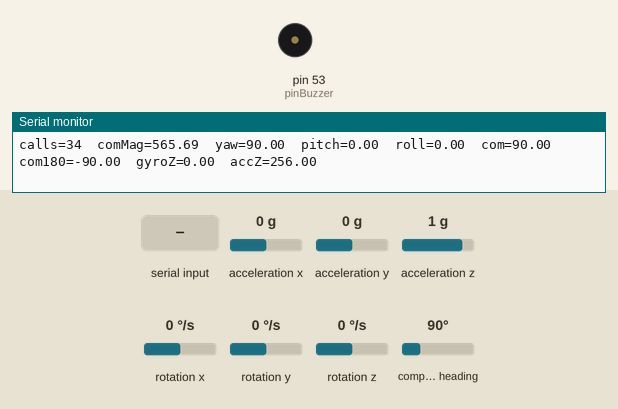
Recording of a sketch running on a simulated Arduino Mega 2560, built with avr-gcc and run on an emulated ATmega2560. Shown: buzzer (waves = sounding), the last lines printed to the serial monitor. Wiring (inferred from the names in the program): L3G4200D gyroscope at I2C address 0x69; HMC5883L compass at I2C address 0x1E; ADXL345 accelerometer at I2C address 0x53. Inputs (shaded band) come from the test bench; at power-on: compass heading 90°, acceleration x 0 g, acceleration y 0 g, acceleration z 1 g, rotation x 0 °/s, rotation y 0 °/s, rotation z 0 °/s. EEPROM starts erased.

Above: at 3.2 s.
3.3 s: "a" received over Serial
At 4.2 s:
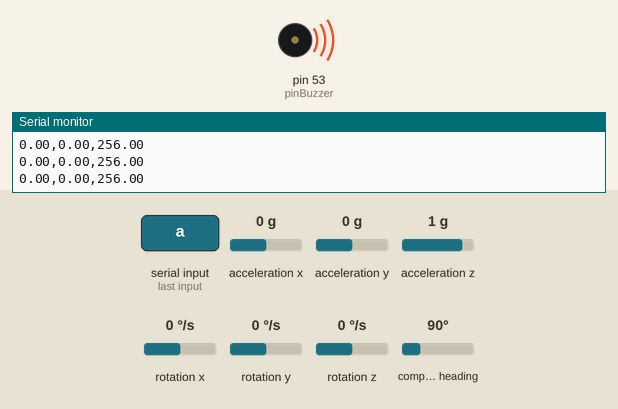
5.9 s: "c" received over Serial
At 7.1 s:
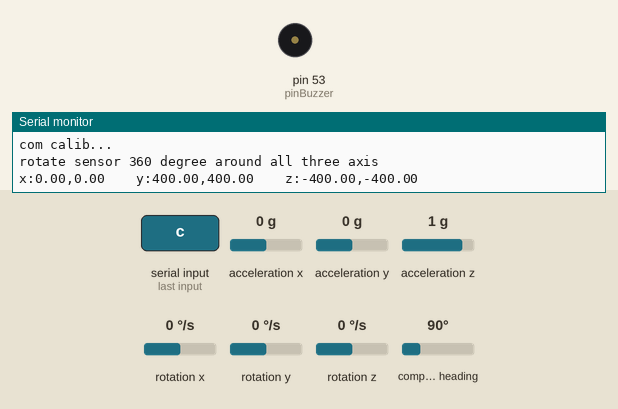
7.4 s: compass heading set to 7°
At 7.8 s:
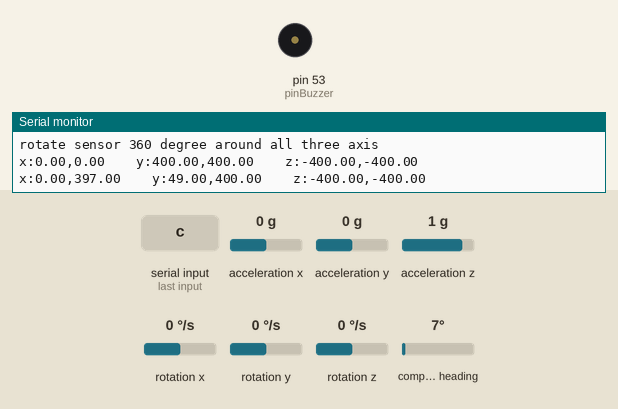
8.9 s: "c" received over Serial
At 9.7 s:
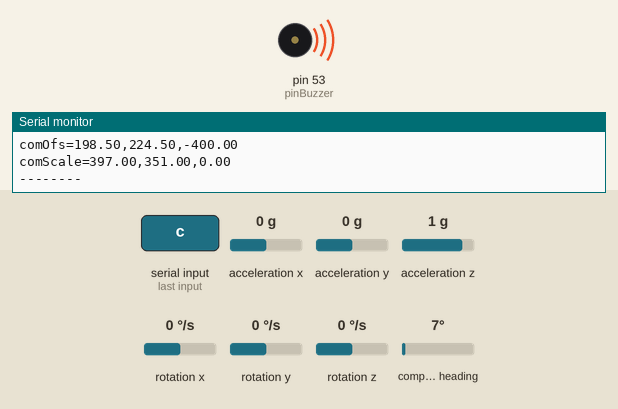
Timing chart, 0 to 11.9 s (numbered marks = the images above; inputs shaded):
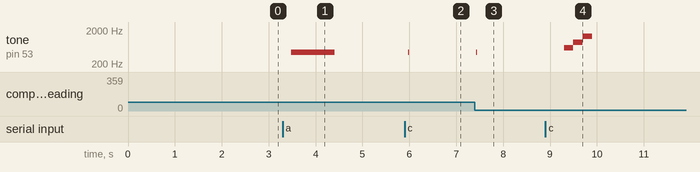

Measured:
- after the input at 3.3 s, tone on pin 53 (pinBuzzer): silent → 440 Hz after 0.18 s, → silent 0.93 s later
- after the input at 5.9 s, tone on pin 53 (pinBuzzer): silent → 440 Hz after 0.07 s, → silent 0.03 s later
- after the input at 7.4 s, tone on pin 53 (pinBuzzer): silent → 440 Hz at once, → silent 0.03 s later
- after the input at 8.9 s, tone on pin 53 (pinBuzzer): silent → 600 Hz after 0.40 s, → 880 Hz 0.20 s later, → 1320 Hz 0.20 s later, → silent 0.20 s later

The sketch:

imuahrs.ino
```cpp
/* IMU AHRS test
   Arduino Mega
 */

#include <Arduino.h>
#include <Wire.h>
#ifdef __AVR__
  // Arduino Mega
  #include <EEPROM.h>
#else
  // Arduino Due
  #include "due.h"
#endif

#include "drivers.h"
#include "imu.h"


#define pinBuzzer 53

IMU imu;
unsigned long nextTime = 0;

void printMenu(){
  Console.println("Press a for acc calibration next axis");
  Console.println("Press c for com calibration start/stop");
  delay(1000);
}

void setup()  {
  Wire.begin();
  Console.begin(19200);

  delay(100);
  Console.println("START");
  imu.init(pinBuzzer);
  printMenu();
}

void loop()  {
  imu.update();
  if (millis() >= nextTime){
    nextTime = millis() + 200;
    if (Console.available() > 0){
      char ch = (char)Console.read();
      if (ch == 'a') imu.calibAccNextAxis();
      else if (ch == 'c') imu.calibComStartStop();
    }
    if (imu.state == IMU_RUN){
      Console.print("calls=");
      Console.print(imu.getCallCounter());
      Console.print("\tcomMag=");
      Console.print(sqrt(sq(imu.com.x)+sq(imu.com.y)+sq(imu.com.z)));
      Console.print("\tyaw=");
      Console.print(imu.ypr.yaw/PI*180.0);
      Console.print("\tpitch=");
      Console.print(imu.ypr.pitch/PI*180.0);
      Console.print("\troll=");
      Console.print(imu.ypr.roll/PI*180.0);
      Console.print("\tcom=");
      Console.print(imu.comYaw/PI*180.0);
      Console.print("\tcom180=");
      Console.print(imu.scalePI(imu.comYaw+PI)/PI*180.0);
      Console.print("\tgyroZ=");
      Console.print(imu.gyro.z);
      Console.print("\taccZ=");
      Console.print(imu.acc.z);
      /*Console.print(imu.com.x);
      Console.print(",");
      Console.print(imu.com.y);
      Console.print(",");
      Console.print(imu.com.z);            */
      Console.println();
    }
  }
}
```

due.cpp
```cpp
// (licence header left out)
#ifndef __AVR__

// Arduino Due compatibility wrappers

#include <Arduino.h>
#include "due.h"
#include "drivers.h"

#include "flash_efc.h"
#include <chip.h>

// 1Kb of data
#define DATA_LENGTH   ((IFLASH1_PAGE_SIZE/sizeof(byte))*4)

// choose a start address that's offset to show that it doesn't have to be on a page boundary
#define  FLASH_START  ((byte *)IFLASH1_ADDR)

//  FLASH_DEBUG can be enabled to get debugging information displayed.
#define FLASH_DEBUG 1

#ifdef FLASH_DEBUG
#define _FLASH_DEBUG(x) Console.print(x);
#else
#define _FLASH_DEBUG(x)
#endif


DueFlash EEPROM;


DueFlash::DueFlash() {
  uint32_t retCode;

  /* Initialize flash: 6 wait states for flash writing. */
  retCode = flash_init(FLASH_ACCESS_MODE_128, 6);
  if (retCode != FLASH_RC_OK) {
    _FLASH_DEBUG("Flash init failed\n");
  }
}

byte DueFlash::read(uint32_t address) {
  return FLASH_START[address];
}
byte* DueFlash::readAddress(uint32_t address) {
  return FLASH_START+address;
}

boolean DueFlash::write(uint32_t address, byte value) {
  uint32_t retCode;
  uint32_t byteLength = 1;
  byte *data;

  retCode = flash_unlock((uint32_t)FLASH_START+address, (uint32_t)FLASH_START+address + byteLength - 1, 0, 0);
  if (retCode != FLASH_RC_OK) {
    _FLASH_DEBUG("Failed to unlock flash for write\n");
    return false;
  }

  // write data
  retCode = flash_write((uint32_t)FLASH_START+address, &value, byteLength, 1);
  //retCode = flash_write((uint32_t)FLASH_START, data, byteLength, 1);

  if (retCode != FLASH_RC_OK) {
    _FLASH_DEBUG("Flash write failed\n");
    return false;
  }

  // Lock page
  retCode = flash_lock((uint32_t)FLASH_START+address, (uint32_t)FLASH_START+address + byteLength - 1, 0, 0);
  if (retCode != FLASH_RC_OK) {
    _FLASH_DEBUG("Failed to lock flash page\n");
    return false;
  }
  return true;
}

boolean DueFlash::write(uint32_t address, byte *data, uint32_t dataLength) {
  uint32_t retCode;

  if ((uint32_t)FLASH_START+address < IFLASH1_ADDR) {
    _FLASH_DEBUG("Flash write address too low\n");
    return false;
  }

  if ((uint32_t)FLASH_START+address >= (IFLASH1_ADDR + IFLASH1_SIZE)) {
    _FLASH_DEBUG("Flash write address too high\n");
    return false;
  }

  if (((uint32_t)FLASH_START+address & 3) != 0) {
    _FLASH_DEBUG("Flash start address must be on four byte boundary\n");
    return false;
  }

  // Unlock page
  retCode = flash_unlock((uint32_t)FLASH_START+address, (uint32_t)FLASH_START+address + dataLength - 1, 0, 0);
  if (retCode != FLASH_RC_OK) {
    _FLASH_DEBUG("Failed to unlock flash for write\n");
    return false;
  }

  // write data
  retCode = flash_write((uint32_t)FLASH_START+address, data, dataLength, 1);

  if (retCode != FLASH_RC_OK) {
    _FLASH_DEBUG("Flash write failed\n");
    return false;
  }

  // Lock page
    retCode = flash_lock((uint32_t)FLASH_START+address, (uint32_t)FLASH_START+address + dataLength - 1, 0, 0);
  if (retCode != FLASH_RC_OK) {
    _FLASH_DEBUG("Failed to lock flash page\n");
    return false;
  }
  return true;
}


/*
 alternative: http://paste.ubuntu.com/5703102/

 http://forum.arduino.cc/index.php/topic,136500.0.html
 Tone generator
 v1  use timer, and toggle any digital pin in ISR
   funky duration from arduino version
   TODO use FindMckDivisor?
   timer selected will preclude using associated pins for PWM etc.
    could also do timer/pwm hardware toggle where caller controls duration
*/


// timers TC0 TC1 TC2   channels 0-2 ids 0-2  3-5  6-8     AB 0 1
// use TC2 channel 0
#define TONE_TIMER TC2
#define TONE_CHNL 0
#define TONE_IRQ TC6_IRQn

// TIMER_CLOCK4   84MHz/128 with 16 bit counter give 10 Hz to 656KHz
//  piano 27Hz to 4KHz

static uint8_t pinEnabled[PINS_COUNT];
static uint8_t TCChanEnabled = 0;
static boolean pin_state = false ;
static Tc *chTC = TONE_TIMER;
static uint32_t chNo = TONE_CHNL;

volatile static int32_t toggle_count;
static uint32_t tone_pin;

// frequency (in hertz) and duration (in milliseconds).

void tone(uint32_t ulPin, uint32_t frequency, int32_t duration)
{
		const uint32_t rc = VARIANT_MCK / 256 / frequency;
		tone_pin = ulPin;
		toggle_count = 0;  // strange  wipe out previous duration
		if (duration > 0 ) toggle_count = 2 * frequency * duration / 1000;
		 else toggle_count = -1;

		if (!TCChanEnabled) {
 			pmc_set_writeprotect(false);
			pmc_enable_periph_clk((uint32_t)TONE_IRQ);
			TC_Configure(chTC, chNo,
				TC_CMR_TCCLKS_TIMER_CLOCK4 |
				TC_CMR_WAVE |         // Waveform mode
				TC_CMR_WAVSEL_UP_RC ); // Counter running up and reset when equals to RC

			chTC->TC_CHANNEL[chNo].TC_IER=TC_IER_CPCS;  // RC compare interrupt
			chTC->TC_CHANNEL[chNo].TC_IDR=~TC_IER_CPCS;
			 NVIC_EnableIRQ(TONE_IRQ);
                         TCChanEnabled = 1;
		}
		if (!pinEnabled[ulPin]) {
			pinMode(ulPin, OUTPUT);
			pinEnabled[ulPin] = 1;
		}
		TC_Stop(chTC, chNo);
                TC_SetRC(chTC, chNo, rc);    // set frequency
		TC_Start(chTC, chNo);
}

void noTone(uint32_t ulPin)
{
	TC_Stop(chTC, chNo);  // stop timer
	digitalWrite(ulPin,LOW);  // no signal on pin
}


// http://forum.arduino.cc/index.php?topic=130423.15;wap2

// timer ISR  TC2 ch 0
void TC6_Handler ( void ) {
	TC_GetStatus(TC2, 0);
	if (toggle_count != 0){
		// toggle pin  TODO  better
		digitalWrite(tone_pin,pin_state= !pin_state);
		if (toggle_count > 0) toggle_count--;
	} else {
		noTone(tone_pin);
	}
}

#endif // #ifndef __AVR__
```

imu.h
```cpp
// (licence header left out)
/* pitch/roll and heading estimation (IMU sensor fusion)
   requires: GY-80 module (L3G4200D, ADXL345B, HMC5883L)

How to use it (example):
  1. initialize IMU:                 IMU imu;  imu.init();
  2. read IMU (yaw/pitch/roll:       Serial.println( imu.ypr.yaw );
*/


#ifndef IMU_H
#define IMU_H

#include <Arduino.h>

// IMU state
enum { IMU_RUN, IMU_CAL_COM };


struct point_int_t {
  int16_t x;
  int16_t y;
  int16_t z;
};
typedef struct point_int_t point_int_t;

struct point_long_t {
  long x;
  long y;
  long z;
};
typedef struct point_long_t point_long_t;

struct point_float_t {
  float x;
  float y;
  float z;
};
typedef struct point_float_t point_float_t;

struct ypr_t {
  float yaw;
  float pitch;
  float roll;
};
typedef struct ypr_t ypr_t;


class IMU
{
public:
  IMU();
  boolean init(int aPinBuzzer);
  void update();
  int getCallCounter();
  int getErrorCounter();
  void deleteCalib();
  int callCounter;
  int errorCounter;
  boolean hardwareInitialized;
  byte state;
  unsigned long lastAHRSTime;
  unsigned long now;
  ypr_t ypr;  // gyro yaw,pitch,roll
  // --------- gyro state -----------------------------
  point_float_t gyro;   // gyro sensor data (degree)
  point_float_t gyroOfs; // gyro calibration data
  float gyroNoise ;      // gyro noise
  int gyroCounter ;
  boolean useGyroCalibration ; // gyro calibration flag
  unsigned long lastGyroTime;
  // --------- acceleration state ---------------------
  point_float_t acc;  // acceleration sensor data
  point_float_t accGrav;  // acceleration sensor data (gravity corrected)
  point_float_t accMin;
  point_float_t accMax;
  int accelCounter ;
  boolean useAccCalibration ;
  float accPitch ;
  float accRoll ;
  point_float_t accOfs;
  point_float_t accScale;
  int calibAccAxisCounter;
  // calibrate acceleration sensor
  boolean calibAccNextAxis();
  boolean calibrationAvail;
  // --------- compass state --------------------------
  point_float_t com; // compass sensor data (raw)
  point_float_t comLast;
  point_float_t comMin; // compass sensor data (raw)
  point_float_t comMax; // compass sensor data (raw)
  point_float_t comTilt; // compass sensor data (tilt corrected)
  point_float_t comOfs;
  point_float_t comScale;
  float comYaw;         // compass heading (radiant, raw)
  boolean useComCalibration;
  // calibrate compass sensor
  void calibComStartStop();
  void calibComUpdate();
  boolean newMinMaxFound();
  // --------------------------------------------------
  // helpers
  float scalePI(float v);
  float scale180(float v);
  float distancePI(float x, float w);
  float distance180(float x, float w);
  float fusionPI(float w, float a, float b);
private:
  void read();
  void loadSaveCalib(boolean readflag);
  void calibGyro();
  void loadCalib();
  // print IMU values
  void printPt(point_float_t p);
  void printCalib();
  void saveCalib();
  float sermin(float oldvalue, float newvalue);
  float sermax(float oldvalue, float newvalue);
  // hardware
  void initADXL345B();
  boolean initL3G4200D();
  void initHMC5883L();
  void readL3G4200D(boolean useTa);
  void readADXL345B();
  void readHMC5883L();
  boolean foundNewMinMax;
  int pinBuzzer;
};


#endif
```

drivers.h
```cpp
// (licence header left out)
// drivers (motor driver, sensor drivers, etc.)

#ifndef DRIVERS_H
#define DRIVERS_H

#include <Arduino.h>
#ifdef __AVR__
  // Arduino Mega
  #include <EEPROM.h>
  #define Console Serial
  #define Bluetooth Serial2
#else
  // Arduino Due
  #include "due.h"
   // Due has two serial ports: Native (SerialUSB) and Programming (Serial) - we want to use 'SerialUSB' for 'Console'
  #define Console SerialUSB
  #define Bluetooth Serial2
#endif


// ultrasonic sensor max echo time (WARNING: do not set too high, it consumes CPU time!)
#define MAX_ECHO_TIME 3000
#define NO_ECHO 0

// I2C addresses
#define STEPPER_ADDRESS 0xBB
#define DS1307_ADDRESS B1101000


// ---------- date time --------------------------------------

extern char *dayOfWeek[];

struct timehm_t {
  byte hour;
  byte minute;
};

typedef struct timehm_t timehm_t;

struct date_t {
  byte dayOfWeek;
  byte day;
  byte month;
  short year;
};

typedef struct date_t date_t;

struct datetime_t {
  timehm_t time;
  date_t date;
};

typedef struct datetime_t datetime_t;

// ---------- timers --------------------------------------
struct ttimer_t {
  boolean active;
  timehm_t startTime;
  timehm_t stopTime;
  byte daysOfWeek;
};

typedef struct ttimer_t ttimer_t;


// ---- other ----------------------------------


// returns sign of variable (-1, 0, +1)
template <typename T> int sign(T val) {
    return (T(0) < val) - (val < T(0));
}

// ---------- EEPROM helpers ----------------------------------

template <class T> int eewrite(int &ee, const T& value)
{
    const byte* p = (const byte*)(const void*)&value;
    unsigned int i;
    for (i = 0; i < sizeof(value); i++)
          EEPROM.write(ee++, *p++);
    return i;
}

template <class T> int eeread(int &ee, T& value)
{
    byte* p = (byte*)(void*)&value;
    unsigned int i;
    for (i = 0; i < sizeof(value); i++)
          *p++ = EEPROM.read(ee++);
    return i;
}

template <class T> int eereadwrite(boolean readflag, int &ee, T& value)
{
    byte* p = (byte*)(void*)&value;
    unsigned int i;
    for (i = 0; i < sizeof(value); i++)
    {
       if (readflag) *p++ = EEPROM.read(ee++);
         else EEPROM.write(ee++, *p++);
    }
    return i;
}


// ---------- driver functions ----------------------------------

int freeRam();

// print helpers
void StreamPrint_progmem(Print &out,PGM_P format,...);
#define Serialprint(format, ...) StreamPrint_progmem(Serial,PSTR(format),##__VA_ARGS__)
#define Streamprint(stream,format, ...) StreamPrint_progmem(stream,PSTR(format),##__VA_ARGS__)
String verToString(int v);

// time helpers
void minutes2time(int minutes, timehm_t &time);
int time2minutes(timehm_t time);
String time2str(timehm_t time);
String date2str(date_t date);

String versionToStr(byte v[]);

// I2C helpers
void I2CwriteTo(uint8_t device, uint8_t address, uint8_t val);
int I2CreadFrom(uint8_t device, uint8_t address, uint8_t num, uint8_t buff[], int retryCount = 0);

// rescale to -PI..+PI
double scalePI(double v);

// computes minimum distance between x radiant (current-value) and w radiant (set-value)
double distancePI(double x, double w);

// ultrasonic sensor
unsigned int readHCSR04(int triggerPin, int echoPin);
unsigned int readURM37(int triggerPin, int echoPin);

// motor drivers
void setPwmFrequency(int pin, int divisor);
void setL298N(int pinDir, int pinPWM, int speed);
void setL9958(int pinDir, int pinPWM, int speed);
void setRomeoMotor(int pinDir, int pinPWM, int speed);
void setMC33926(int pinDir, int pinPWM, int speed);

// lawn sensor
int measureLawnCapacity(int pinSend, int pinReceive);

// real time drivers
boolean readDS1307(datetime_t &dt);
boolean setDS1307(datetime_t &dt);


// Returns the day of week (0=Sunday, 6=Saturday) for a given date
int getDayOfWeek(int month, int day, int year, int CalendarSystem);

#endif
```

Source omitted: flash_efc.cpp (24067 bytes), imu.cpp (21016 bytes), drivers.cpp (10319 bytes)
